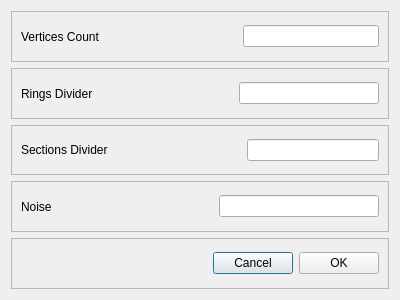
<?xml version="1.0" encoding="UTF-8"?>
<ui version="4.0">
 <class>CloudDialog</class>
 <widget class="QDialog" name="CloudDialog">
  <property name="geometry">
   <rect>
    <x>0</x>
    <y>0</y>
    <width>400</width>
    <height>300</height>
   </rect>
  </property>
  <property name="windowTitle">
   <string>Dialog</string>
  </property>
  <layout class="QVBoxLayout" name="verticalLayout">
   <item>
    <widget class="QFrame" name="frame">
     <property name="frameShape">
      <enum>QFrame::StyledPanel</enum>
     </property>
     <property name="frameShadow">
      <enum>QFrame::Raised</enum>
     </property>
     <layout class="QHBoxLayout" name="horizontalLayout_2">
      <item>
       <widget class="QLabel" name="label">
        <property name="text">
         <string>Vertices Count</string>
        </property>
       </widget>
      </item>
      <item>
       <spacer name="horizontalSpacer">
        <property name="orientation">
         <enum>Qt::Horizontal</enum>
        </property>
        <property name="sizeHint" stdset="0">
         <size>
          <width>40</width>
          <height>20</height>
         </size>
        </property>
       </spacer>
      </item>
      <item>
       <widget class="QLineEdit" name="verticesCountLineEdit"/>
      </item>
     </layout>
    </widget>
   </item>
   <item>
    <widget class="QFrame" name="frame_3">
     <property name="frameShape">
      <enum>QFrame::StyledPanel</enum>
     </property>
     <property name="frameShadow">
      <enum>QFrame::Raised</enum>
     </property>
     <layout class="QHBoxLayout" name="horizontalLayout_3">
      <item>
       <widget class="QLabel" name="label_2">
        <property name="text">
         <string>Rings Divider</string>
        </property>
       </widget>
      </item>
      <item>
       <spacer name="horizontalSpacer_2">
        <property name="orientation">
         <enum>Qt::Horizontal</enum>
        </property>
        <property name="sizeHint" stdset="0">
         <size>
          <width>40</width>
          <height>20</height>
         </size>
        </property>
       </spacer>
      </item>
      <item>
       <widget class="QLineEdit" name="ringsDividerLineEdit"/>
      </item>
     </layout>
    </widget>
   </item>
   <item>
    <widget class="QFrame" name="frame_4">
     <property name="frameShape">
      <enum>QFrame::StyledPanel</enum>
     </property>
     <property name="frameShadow">
      <enum>QFrame::Raised</enum>
     </property>
     <layout class="QHBoxLayout" name="horizontalLayout_4">
      <item>
       <widget class="QLabel" name="label_3">
        <property name="text">
         <string>Sections Divider</string>
        </property>
       </widget>
      </item>
      <item>
       <spacer name="horizontalSpacer_3">
        <property name="orientation">
         <enum>Qt::Horizontal</enum>
        </property>
        <property name="sizeHint" stdset="0">
         <size>
          <width>40</width>
          <height>20</height>
         </size>
        </property>
       </spacer>
      </item>
      <item>
       <widget class="QLineEdit" name="sectionsDividerLineEdit"/>
      </item>
     </layout>
    </widget>
   </item>
   <item>
    <widget class="QFrame" name="frame_5">
     <property name="frameShape">
      <enum>QFrame::StyledPanel</enum>
     </property>
     <property name="frameShadow">
      <enum>QFrame::Raised</enum>
     </property>
     <layout class="QHBoxLayout" name="horizontalLayout_5">
      <item>
       <widget class="QLabel" name="label_4">
        <property name="text">
         <string>Noise</string>
        </property>
       </widget>
      </item>
      <item>
       <spacer name="horizontalSpacer_4">
        <property name="orientation">
         <enum>Qt::Horizontal</enum>
        </property>
        <property name="sizeHint" stdset="0">
         <size>
          <width>40</width>
          <height>20</height>
         </size>
        </property>
       </spacer>
      </item>
      <item>
       <widget class="QLineEdit" name="lineEdit_4"/>
      </item>
     </layout>
    </widget>
   </item>
   <item>
    <widget class="QFrame" name="frame_2">
     <property name="frameShape">
      <enum>QFrame::StyledPanel</enum>
     </property>
     <property name="frameShadow">
      <enum>QFrame::Raised</enum>
     </property>
     <layout class="QHBoxLayout" name="horizontalLayout">
      <item>
       <spacer name="horizontalSpacer_5">
        <property name="orientation">
         <enum>Qt::Horizontal</enum>
        </property>
        <property name="sizeHint" stdset="0">
         <size>
          <width>40</width>
          <height>20</height>
         </size>
        </property>
       </spacer>
      </item>
      <item>
       <widget class="QPushButton" name="cancelButton">
        <property name="text">
         <string>Cancel</string>
        </property>
       </widget>
      </item>
      <item>
       <widget class="QPushButton" name="okButton">
        <property name="text">
         <string>OK</string>
        </property>
       </widget>
      </item>
     </layout>
    </widget>
   </item>
  </layout>
 </widget>
 <resources/>
 <connections>
  <connection>
   <sender>okButton</sender>
   <signal>clicked()</signal>
   <receiver>CloudDialog</receiver>
   <slot>okButtonClicked()</slot>
   <hints>
    <hint type="sourcelabel">
     <x>340</x>
     <y>264</y>
    </hint>
    <hint type="destinationlabel">
     <x>199</x>
     <y>149</y>
    </hint>
   </hints>
  </connection>
  <connection>
   <sender>cancelButton</sender>
   <signal>clicked()</signal>
   <receiver>CloudDialog</receiver>
   <slot>cancelButtonClicked()</slot>
   <hints>
    <hint type="sourcelabel">
     <x>254</x>
     <y>264</y>
    </hint>
    <hint type="destinationlabel">
     <x>199</x>
     <y>149</y>
    </hint>
   </hints>
  </connection>
 </connections>
 <slots>
  <slot>okButtonClicked()</slot>
  <slot>cancelButtonClicked()</slot>
 </slots>
</ui>
